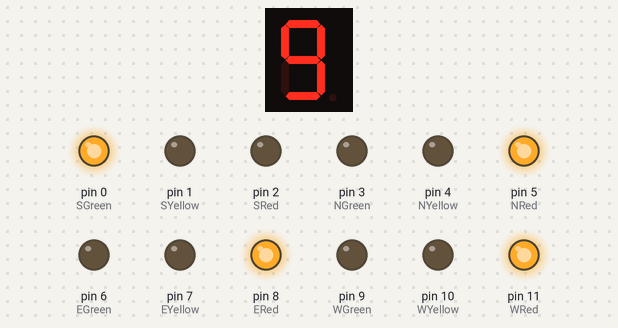
Simulated run of this sketch. Board: Arduino Uno, built with avr-gcc and run on an emulated ATmega328P. On the bench: 1-digit seven-segment display, output pins drawn as LEDs (lit = HIGH). Wiring (inferred from the names in the program): 1-digit 7-segment display, segments lit when HIGH: segments A5, A4, A3, A2, A1, A0, pin 12. The segment pins are drawn as the display they are named for; pins used as bus, display or sensor lines are not drawn.

Above: at 0.1 s.
At 5.1 s:
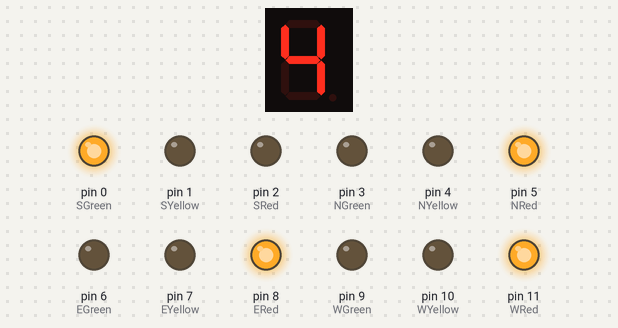
At 10.1 s:
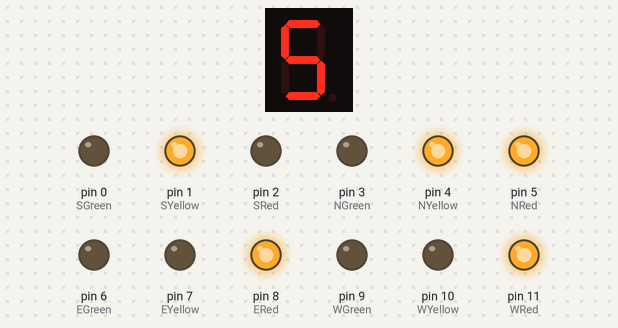
At 19.1 s:
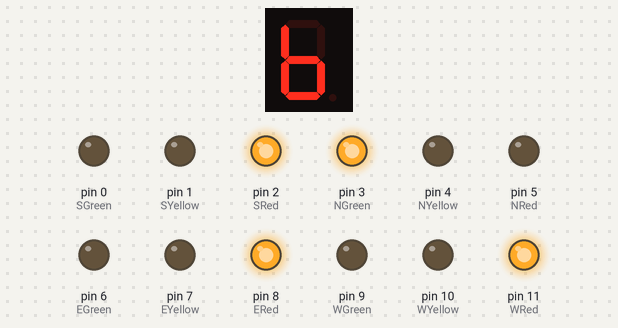
At 29.1 s:
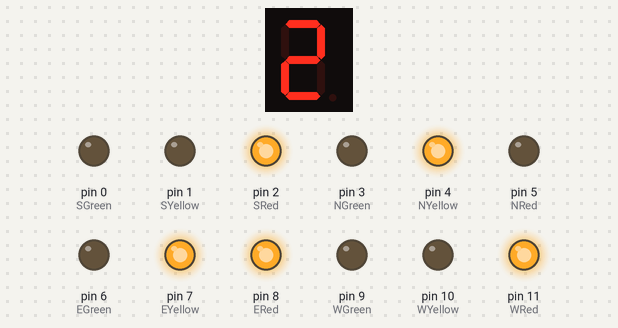
At 39.1 s:
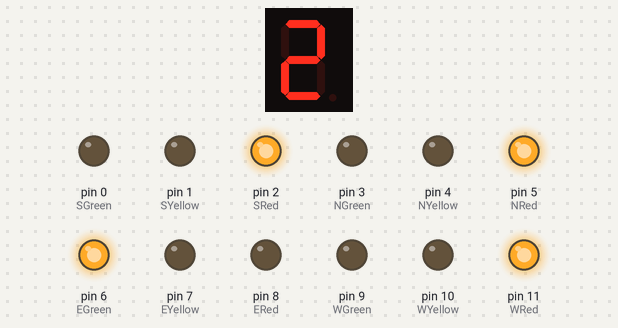
Timing chart, 0 to 40.0 s (numbered marks = the images above):
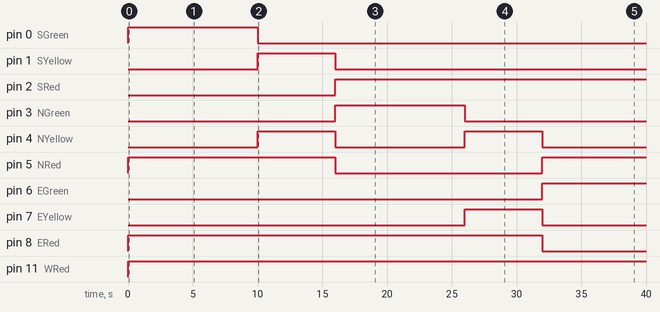

Measured:
- by itself, pin 0 (SGreen): LOW → HIGH at 0.00 s, → LOW 10.0 s later
- by itself, pin 1 (SYellow): LOW → HIGH at 10.0 s, → LOW 6.0 s later
- by itself, pin 2 (SRed): LOW → HIGH at 16.0 s
- by itself, pin 3 (NGreen): LOW → HIGH at 16.0 s, → LOW 10.0 s later
- by itself, pin 4 (NYellow): alternates HIGH for 6.0 s and LOW for 10.0 s
- by itself, pin 5 (NRed): LOW → HIGH at 0.00 s, → LOW 16.0 s later, → HIGH 16.0 s later
- by itself, pin 6 (EGreen): LOW → HIGH at 32.0 s
- by itself, pin 7 (EYellow): LOW → HIGH at 26.0 s, → LOW 6.0 s later

The sketch:

traffic_light.ino
```cpp
// traffic_light.ino

// Pin declaration
// Traffic Lights
int SGreen = 0;
int SYellow = 1;
int SRed = 2;

int NGreen = 3;
int NYellow = 4;
int NRed = 5;

int EGreen = 6;
int EYellow = 7;
int ERed = 8;

int WGreen = 9;
int WYellow = 10;
int WRed = 11;

// Displays
int A = A5;
int B = A4;
int C = A3;
int D = A2;
int E = A1;
int F = A0;
int G = 12;

int i = 0; //This makes the countdown first digit 0
int k = 9; //This makes the countdown first digit 9
int j = 0;

byte num0 = 0x3F;  //Hexadecimal format based upon the A-G, 0-9 Chart in excel and the wiring
byte num1 = 0x6;
byte num2 = 0x5B;
byte num3 = 0x4F;
byte num4 = 0x66;
byte num5 = 0x6D;
byte num6 = 0x7C;
byte num7 = 0x7;
byte num8 = 0x7F;
byte num9 = 0x6F;

void on(byte num)   // This function turns on the correct pins to display numbers passed to it through the variable "num".
{
  int result = bitRead(num, 0);  // Read the first binary entry in num and stores it in result.

  if (result == 1)  // Check to see if this segment should be on.
    digitalWrite(A, HIGH);   // Turns on the segment.
  else   // Otherwise, it turns it off.
    digitalWrite(A, LOW);  // Turns segment off.

  result = bitRead(num, 1);  // Same thing for the 6 remaining segments.
  if (result == 1)
    digitalWrite(B, HIGH);
  else
    digitalWrite(B, LOW);

  result = bitRead(num, 2);
  if (result == 1)
    digitalWrite(C, HIGH);
  else
    digitalWrite(C, LOW);

  result = bitRead(num, 3);
  if (result == 1)
    digitalWrite(D, HIGH);
  else
    digitalWrite(D, LOW);

  result = bitRead(num, 4);
  if (result == 1)
    digitalWrite(E, HIGH);
  else
    digitalWrite(E, LOW);

  result = bitRead(num, 5);
  if (result == 1)
    digitalWrite(F, HIGH);
  else
    digitalWrite(F, LOW);

  result = bitRead(num, 6);
  if (result == 1)
    digitalWrite(G, HIGH);
  else
    digitalWrite(G, LOW);
}

void setup() {
  pinMode(SGreen, OUTPUT);
  pinMode(SYellow, OUTPUT);
  pinMode(SRed, OUTPUT);

  pinMode(NGreen, OUTPUT);
  pinMode(NYellow, OUTPUT);
  pinMode(NRed, OUTPUT);

  pinMode(EGreen, OUTPUT);
  pinMode(EYellow, OUTPUT);
  pinMode(ERed, OUTPUT);

  pinMode(WGreen, OUTPUT);
  pinMode(WYellow, OUTPUT);
  pinMode(WRed, OUTPUT);

  pinMode(A, OUTPUT);
  pinMode(B, OUTPUT);
  pinMode(C, OUTPUT);
  pinMode(D, OUTPUT);
  pinMode(E, OUTPUT);
  pinMode(F, OUTPUT);
  pinMode(G, OUTPUT);
}

void loop() {
  // South to Move. Everyone else stand still.
  digitalWrite(SGreen, HIGH);
  digitalWrite(SYellow, LOW);
  digitalWrite(SRed, LOW);

  digitalWrite(NRed, HIGH);

  digitalWrite(ERed, HIGH);

  digitalWrite(WRed, HIGH);
  digitalWrite(WYellow, LOW);
  on(num9);
  delay(1000);
  on(num8);
  delay(1000);
  on(num7);
  delay(1000);
  on(num6);
  delay(1000);
  on(num5);
  delay(1000);
  on(num4);
  delay(1000);
  on(num3);
  delay(1000);
  on(num2);
  delay(1000);
  on(num1);
  delay(1000);
  on(num0);
  delay(1000);

  // South Handing Over to North. Everyone else stand still.
  digitalWrite(SGreen, LOW);
  digitalWrite(SYellow, HIGH);

  digitalWrite(NYellow, HIGH);
  on(num5);
  delay(1000);
  on(num4);
  delay(1000);
  on(num3);
  delay(1000);
  on(num2);
  delay(1000);
  on(num1);
  delay(1000);
  on(num0);
  delay(1000);

  // North to Move. Everyone else stand still.
  digitalWrite(SYellow, LOW);
  digitalWrite(SRed, HIGH);

  digitalWrite(NGreen, HIGH);
  digitalWrite(NYellow, LOW);
  digitalWrite(NRed, LOW);
  on(num9);
  delay(1000);
  on(num8);
  delay(1000);
  on(num7);
  delay(1000);
  on(num6);
  delay(1000);
  on(num5);
  delay(1000);
  on(num4);
  delay(1000);
  on(num3);
  delay(1000);
  on(num2);
  delay(1000);
  on(num1);
  delay(1000);
  on(num0);
  delay(1000);

  // North handing over to east. Everyone else stand still.
  digitalWrite(NGreen, LOW);
  digitalWrite(NYellow, HIGH);

  digitalWrite(EYellow, HIGH);
  on(num5);
  delay(1000);
  on(num4);
  delay(1000);
  on(num3);
  delay(1000);
  on(num2);
  delay(1000);
  on(num1);
  delay(1000);
  on(num0);
  delay(1000);

  // East to move. Everyone else stand still
  digitalWrite(EGreen, HIGH);
  digitalWrite(EYellow, LOW);
  digitalWrite(ERed, LOW);

  digitalWrite(NYellow, LOW);
  digitalWrite(NRed, HIGH);
  on(num9);
  delay(1000);
  on(num8);
  delay(1000);
  on(num7);
  delay(1000);
  on(num6);
  delay(1000);
  on(num5);
  delay(1000);
  on(num4);
  delay(1000);
  on(num3);
  delay(1000);
  on(num2);
  delay(1000);
  on(num1);
  delay(1000);
  on(num0);
  delay(1000);

  // East handing over to west. Everyone else stand still.
  digitalWrite(EGreen, LOW);
  digitalWrite(EYellow, HIGH);

  digitalWrite(WYellow, HIGH);
  on(num5);
  delay(1000);
  on(num4);
  delay(1000);
  on(num3);
  delay(1000);
  on(num2);
  delay(1000);
  on(num1);
  delay(1000);
  on(num0);
  delay(1000);

  // West to move. Everyone else stand still
  digitalWrite(WGreen, HIGH);
  digitalWrite(WYellow, LOW);
  digitalWrite(WRed, LOW);

  digitalWrite(EYellow, LOW);
  digitalWrite(ERed, HIGH);
  on(num9);
  delay(1000);
  on(num8);
  delay(1000);
  on(num7);
  delay(1000);
  on(num6);
  delay(1000);
  on(num5);
  delay(1000);
  on(num4);
  delay(1000);
  on(num3);
  delay(1000);
  on(num2);
  delay(1000);
  on(num1);
  delay(1000);
  on(num0);
  delay(1000);

  // West handing over to south. Everyone else stand still.
  digitalWrite(WGreen, LOW);
  digitalWrite(WYellow, HIGH);

  digitalWrite(SYellow, HIGH);
  on(num5);
  delay(1000);
  on(num4);
  delay(1000);
  on(num3);
  delay(1000);
  on(num2);
  delay(1000);
  on(num1);
  delay(1000);
  on(num0);
  delay(1000);
}
```
